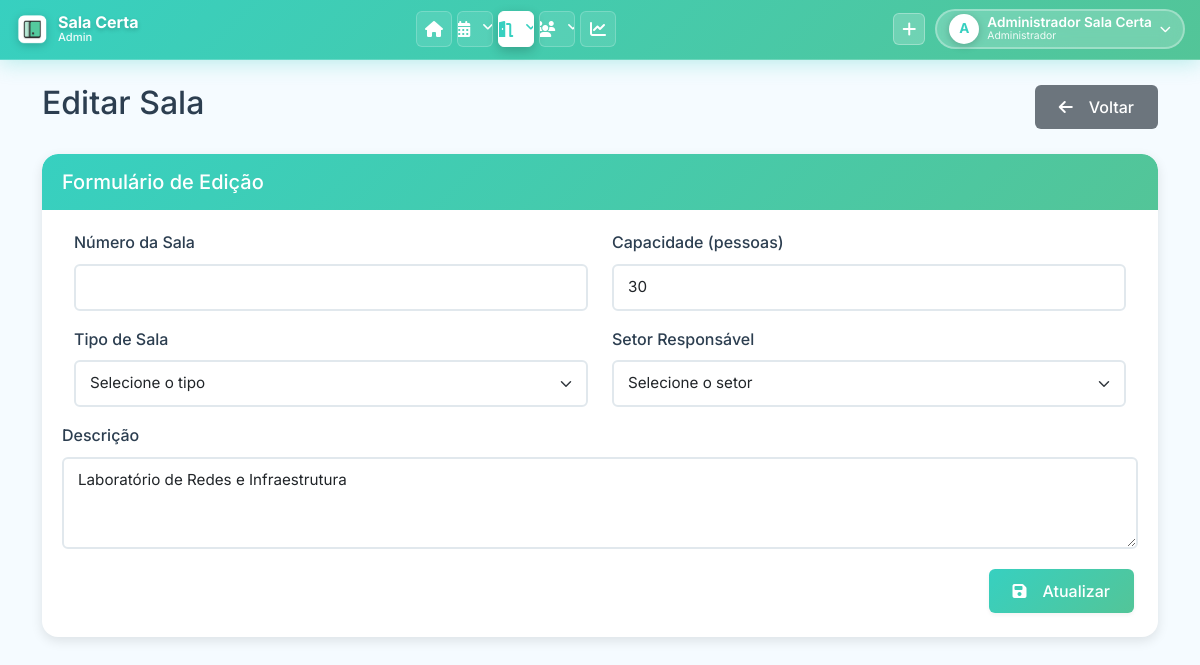
Page /pages/editar_sala.php?id=6 (signed in) on the earlier database version.
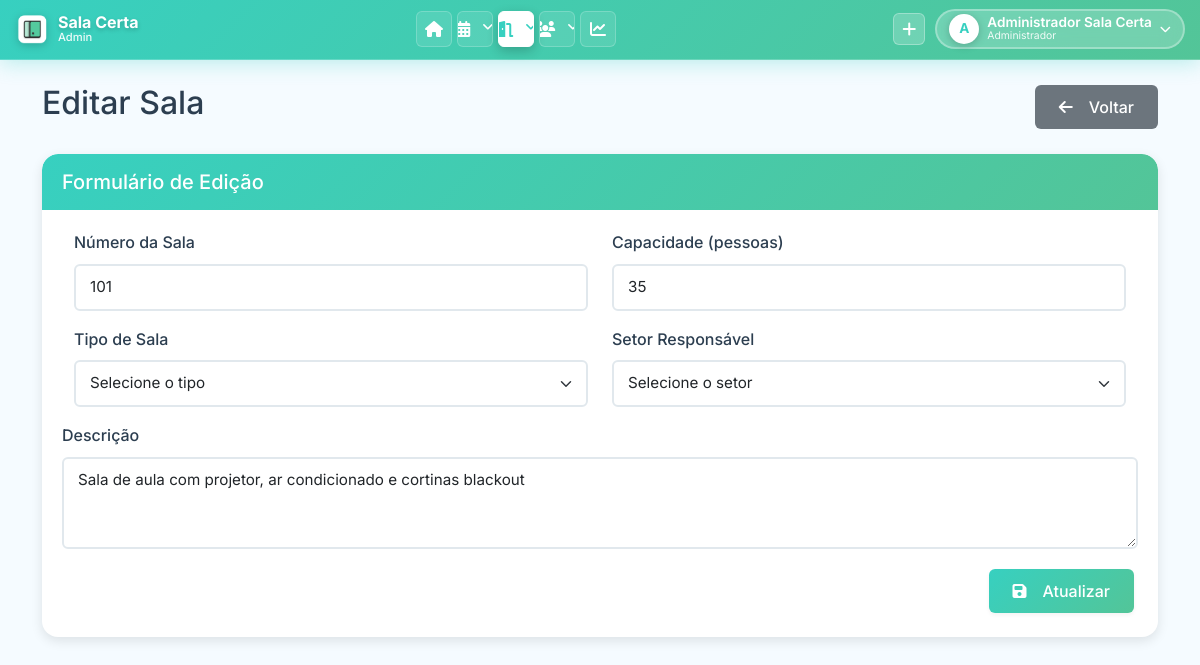
Same page on the later database version.
### tables this page shows
CREATE TABLE `SALA` (
    `SALA_ID` INT(11) NOT NULL AUTO_INCREMENT,
    `NUM_SALA` VARCHAR(50) NOT NULL COMMENT 'Número/código da sala (ex: 101, T01, LAB-01)',
    `QTD_PESSOAS` INT(11) NOT NULL DEFAULT 0 COMMENT 'Capacidade máxima de pessoas',
    `DESCRICAO` TEXT DEFAULT NULL COMMENT 'Descrição da sala e recursos disponíveis',
    `TIPO_SALA` VARCHAR(100) DEFAULT '' COMMENT 'Tipo: Sala de Aula, Laboratório, Auditório, Sala de Reunião, Biblioteca',
    `SETOR_RESPONSAVEL` VARCHAR(255) DEFAULT '' COMMENT 'Setor responsável pela sala',
    PRIMARY KEY (`SALA_ID`),
    UNIQUE KEY `uk_num_sala` (`NUM_SALA`)
);

### classes/Sala.php (called while the page is built, shortened)
<?php
class Sala {
    public static function buscarPorId($id) {
        $conn = Conexao::getConn();
        $sql = "SELECT * FROM SALA WHERE SALA_ID = :id";
        $stmt = $conn->prepare($sql);
        $stmt->bindValue(':id', $id);
        $stmt->execute();
        return $stmt->fetch();
    }
}

### pages/editar_sala.php (the view, shortened to what this page needs)
<?php
require_once '../classes/Sala.php';
$id = $_GET['id'];
$sala_dados = Sala::buscarPorId($id);
include '../includes/header.php';
?>
<div class="row">
    <div class="col-md-12">
        <div class="d-flex justify-content-between align-items-center mb-4">
            <h2>Editar Sala</h2>
            <a href="salas.php" class="btn btn-secondary">
                <i class="fas fa-arrow-left me-2"></i>Voltar
            </a>
        </div>
        <div class="card">
            <div class="card-header">
                <h5 class="card-title mb-0">Formulário de Edição</h5>
            </div>
            <div class="card-body">
                <form method="post" class="needs-validation" novalidate>
                    <div class="row mb-3">
                        <div class="col-md-6">
                            <label for="num_sala" class="form-label">Número da Sala</label>
                            <input type="number" class="form-control" id="num_sala" name="num_sala" value="<?php echo $sala_dados['NUM_SALA']; ?>" required min="1">
                        </div>
                        <div class="col-md-6">
                            <label for="qtd_pessoas" class="form-label">Capacidade (pessoas)</label>
                            <input type="number" class="form-control" id="qtd_pessoas" name="qtd_pessoas" value="<?php echo $sala_dados['QTD_PESSOAS']; ?>" required min="1">
                        </div>
                    </div>
                    <div class="row mb-3">
                        <div class="col-md-6">
                            <label for="tipo_sala" class="form-label">Tipo de Sala</label>
                            <select class="form-select" id="tipo_sala" name="tipo_sala" required>
                                <option value="">Selecione o tipo</option>
                            </select>
                        </div>
                        <div class="col-md-6">
                            <label for="setor_responsavel" class="form-label">Setor Responsável</label>
                            <select class="form-select" id="setor_responsavel" name="setor_responsavel">
                                <option value="">Selecione o setor</option>
                            </select>
                        </div>
                    </div>
                    <div class="mb-3">
                        <label for="descricao" class="form-label">Descrição</label>
                        <textarea class="form-control" id="descricao" name="descricao" rows="3" required><?php echo $sala_dados['DESCRICAO']; ?></textarea>
                    </div>
                    <div class="d-grid gap-2 d-md-flex justify-content-md-end">
                        <button type="submit" class="btn btn-primary">
                            <i class="fas fa-save me-2"></i>Atualizar
                        </button>
                    </div>
                </form>
            </div>
        </div>
    </div>
</div>
<?php include '../includes/footer.php'; ?>

Differences in the rows shown:
changed sala: num_sala (not shown) → "101"; qtd_pessoas "30" → "35"; descricao "Laboratório de Redes e Infraestrutura" → "Sala de aula com projetor, ar condicionado e cortinas blackout"
